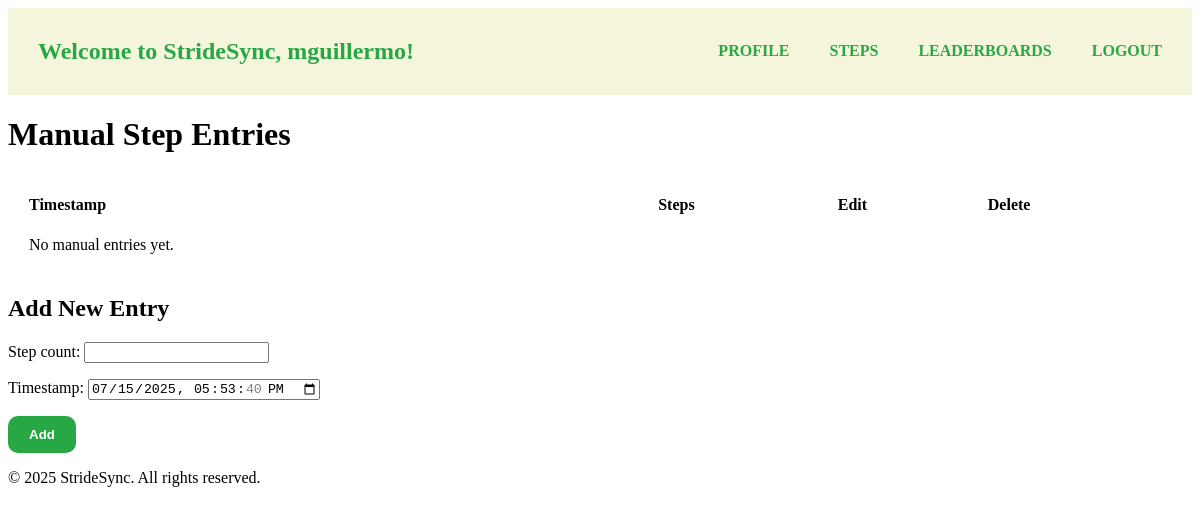
Page /steps/manual/ (signed in) on the earlier database version.
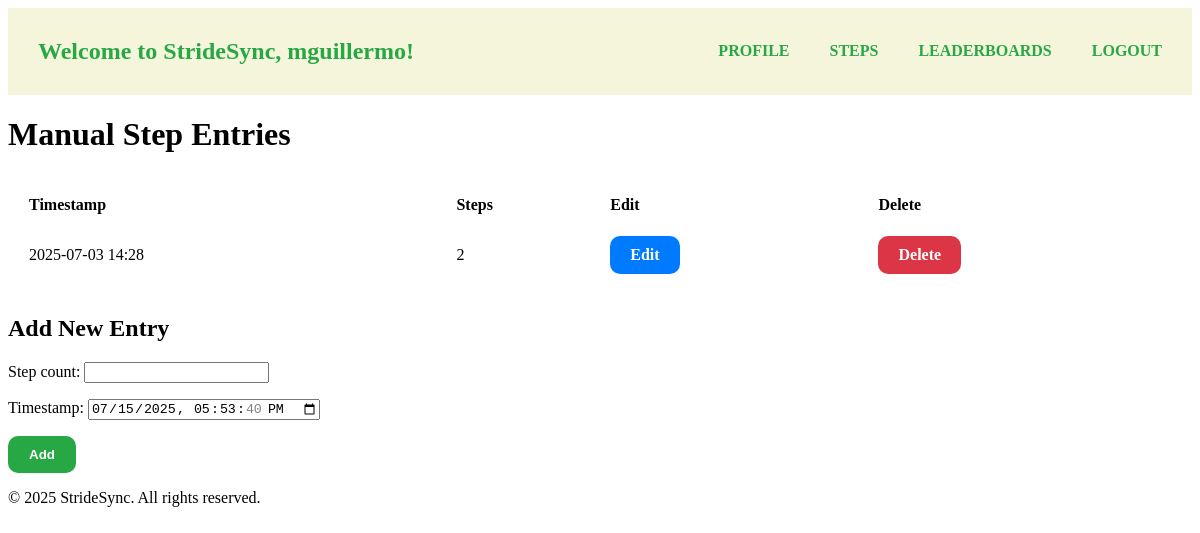
Same page on the later database version.
### stridesyncapp/models.py (models this page shows, shortened)
class StepRecord(models.Model):
    user = models.ForeignKey(User, on_delete=models.CASCADE, related_name='steps')
    step_count = models.PositiveIntegerField()
    timestamp = models.DateTimeField(default=timezone.now)
    is_auto_synced = models.BooleanField(default=True)
    class Meta:
        ordering = ['-timestamp']

### stridesyncapp/views.py (the view)
# urls.py: path('steps/manual/', views.manual_step_entry, name='manual_step_entry'),
@login_required
def manual_step_entry(request):
    manual_steps = StepRecord.objects.filter(user=request.user, is_auto_synced=False).order_by('-timestamp')
    if request.method == 'POST':
        form = ManualStepEntryForm(request.POST)
        if form.is_valid():
            step_record = form.save(commit=False)
            step_record.user = request.user
            step_record.is_auto_synced = False
            step_record.save()
            return redirect('manual_step_entry')
    else:
        form = ManualStepEntryForm()
    return render(request, "stridesyncapp/manual_step_entry.html", {"form": form, 'manual_steps': manual_steps})

### stridesyncapp/forms.py
class ManualStepEntryForm(forms.ModelForm):
    class Meta:
        model = StepRecord
        fields = ['step_count', 'timestamp']
        widgets = {
            'timestamp': forms.DateTimeInput(attrs={'type': 'datetime-local'}),
        }

### stridesyncapp/templates/stridesyncapp/manual_step_entry.html (shortened to what this page needs)
{% extends 'stridesyncapp/base.html' %}
{% block content %}
<h1>Manual Step Entries</h1>
<table style="width:100%; border-spacing:20px; text-align:left; border-collapse:separate;">
    <thead>
    <tr>
        <th>Timestamp</th>
        <th>Steps</th>
        <th>Edit</th>
        <th>Delete</th>
    </tr>
    </thead>
    <tbody>
    {% for entry in manual_steps %}
        <tr>
        <td>{{ entry.timestamp|date:"Y-m-d H:i" }}</td>
        <td>{{ entry.step_count }}</td>
        <td>
            <a href="{% url 'manual_step_edit' entry.pk %}" class="btn btn-edit">Edit</a>
        </td>
        <td>
            <a href="{% url 'manual_step_delete' entry.pk %}"  class="btn btn-delete">Delete</a>
        </td>
        </tr>
    {% empty %}
        <tr>
        <td>No manual entries yet.</td>
        </tr>
    {% endfor %}
    </tbody>
</table>
<h2>
    {% if is_edit %}Edit Entry{% else %}Add New Entry{% endif %}
</h2>
<form method="post">
{{ form.as_p }}
<button type="submit" class="btn-submit">Add</button>
</form>
{% endblock %}

Differences in the rows shown:
added StepRecord: timestamp "2025-07-03 14:28", step_count "2"
Other differences:
text no longer shown: "No manual entries yet."
